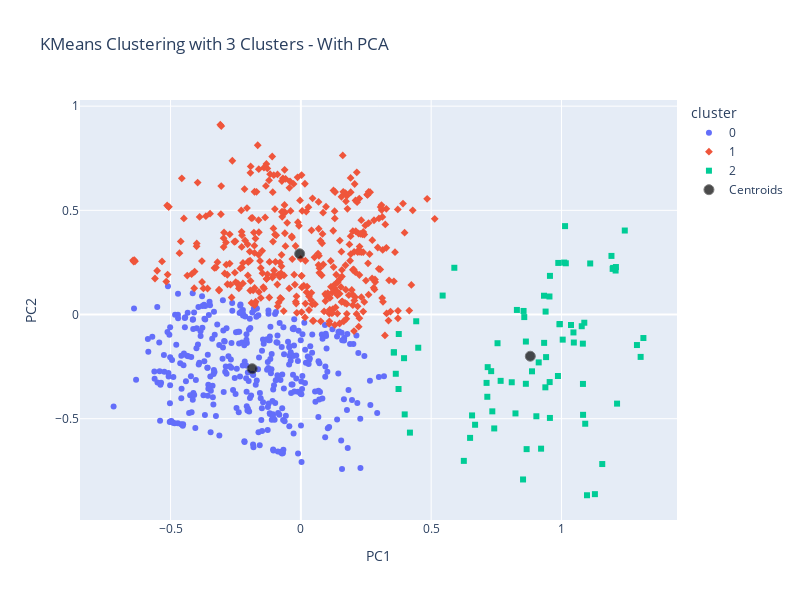

Source (notebook cell):
### Code cell
num_clusters = 3
kmeans = KMeans(n_clusters=num_clusters, n_init='auto', random_state=5)
model = kmeans.fit(df_PCA)

df_PCA['cluster'] = model.labels_.astype(str)

# Get the centroids
centers = model.cluster_centers_

# Plot using Plotly Express
fig = px.scatter(df_PCA, x=df_PCA['PC1'], y=df_PCA['PC2'], color='cluster', symbol='cluster',
                 title=f'KMeans Clustering with {num_clusters} Clusters - With PCA',
                 color_continuous_scale=px.colors.qualitative.Vivid, width=800, height=600)

# Add centroids as scatter points
centroid_fig = fig.add_scatter(x=centers[:, 0], y=centers[:, 1], mode='markers',
                               marker=dict(size=10, color='black', symbol='circle', line=dict(width=1)), name = 'Centroids', opacity = 0.7)

# Show the plot with centroids
centroid_fig.show()

### Figure 1 — Plotly figure (JSON) as saved in the notebook; plotly's stock layout.template omitted (floating-point values rounded to 4 significant figures; data arrays with more than 128 entries replaced by an {"elided": "..."} marker saying what was removed)
{"data": [{"hovertemplate": "cluster=0<br>PC1=%{x}<br>PC2=%{y}<extra></extra>", "legendgroup": "0", "marker": {"color": "#636efa", "symbol": "circle"}, "mode": "markers", "name": "0", "orientation": "v", "showlegend": true, "type": "scatter", "x": {"elided": "354 float values"}, "xaxis": "x", "y": {"elided": "354 float values"}, "yaxis": "y"}, {"hovertemplate": "cluster=1<br>PC1=%{x}<br>PC2=%{y}<extra></extra>", "legendgroup": "1", "marker": {"color": "#EF553B", "symbol": "diamond"}, "mode": "markers", "name": "1", "orientation": "v", "showlegend": true, "type": "scatter", "x": {"elided": "369 float values"}, "xaxis": "x", "y": {"elided": "369 float values"}, "yaxis": "y"}, {"hovertemplate": "cluster=2<br>PC1=%{x}<br>PC2=%{y}<extra></extra>", "legendgroup": "2", "marker": {"color": "#00cc96", "symbol": "square"}, "mode": "markers", "name": "2", "orientation": "v", "showlegend": true, "type": "scatter", "x": [0.6494, 0.7303, 0.7155, 0.8526, 1.128, 1.098, 0.7547, 0.717, 0.6254, 0.4186, 0.8664, 0.9548, 0.4505, 0.4427, 0.3748, 0.3643, 0.5441, 0.3985, 0.657, 0.7126, 0.6686, 0.829, 1.037, 0.8546, 1.078, 0.9218, 1.157, 0.9382, 1.213, 1.088, 1.314, 0.742, 0.9037, 0.9557, 0.7346, 0.8236, 0.5889, 0.396, 0.7666, 0.8092, 0.8634, 1.083, 1.091, 0.8573, 0.9865, 1.047, 1.082, 0.9558, 0.8635, 0.9335, 1.082, 0.941, 0.3757, 0.887, 0.9127, 0.9392, 0.954, 0.933, 1.01, 1.017, 1.198, 1.209, 0.9926, 0.9936, 1.11, 1.196, 1.208, 0.3569, 0.3569, 1.192, 1.243, 1.014, 1.005, 1.304, 1.046, 1.29, 0.9878], "xaxis": "x", "y": [-0.5921, -0.2718, -0.3949, -0.7918, -0.8622, -0.8675, -0.1378, -0.2526, -0.7025, -0.5668, -0.6461, -0.3243, -0.1594, -0.03244, -0.3575, -0.2844, 0.09095, -0.4794, -0.4843, -0.3282, -0.5291, 0.02196, -0.05023, 0.01712, -0.05616, -0.6439, -0.7177, -0.3495, -0.4277, -0.03943, -0.1129, -0.5468, -0.4884, -0.4964, -0.4648, -0.4747, 0.2243, -0.2096, -0.3184, -0.3252, -0.3325, -0.4814, -0.5242, -0.0123, -0.2952, -0.1344, -0.1398, 0.1854, -0.1297, -0.136, -0.3331, -0.2044, -0.09367, -0.2726, -0.2299, 0.01412, 0.08653, 0.0902, 0.2493, 0.2459, 0.2237, 0.2279, -0.04677, -0.04537, 0.245, 0.2191, 0.2111, -0.1818, -0.1818, 0.2813, 0.4031, 0.4242, -0.1205, -0.2034, -0.08605, -0.1465, 0.2476], "yaxis": "y"}, {"marker": {"color": "black", "line": {"width": 1}, "size": 10, "symbol": "circle"}, "mode": "markers", "name": "Centroids", "opacity": 0.7, "type": "scatter", "x": [-0.1867, -0.004576, 0.8804], "y": [-0.2602, 0.2913, -0.2001]}], "layout": {"height": 600, "legend": {"title": {"text": "cluster"}, "tracegroupgap": 0}, "title": {"text": "KMeans Clustering with 3 Clusters - With PCA"}, "width": 800, "xaxis": {"anchor": "y", "domain": [0, 1], "title": {"text": "PC1"}}, "yaxis": {"anchor": "x", "domain": [0, 1], "title": {"text": "PC2"}}}}
